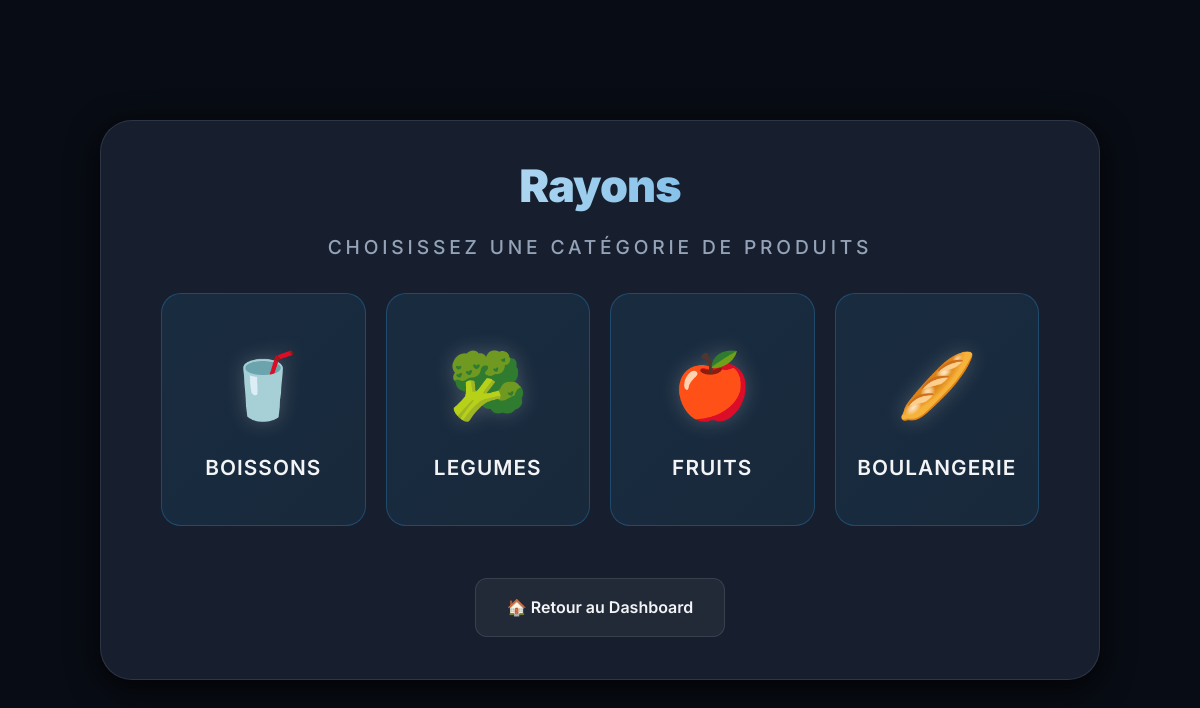
Screenshot of /index.php?action=rayons with the database file from the repository.
### tables this page shows
CREATE TABLE `famille` (
  `IdFamille` int(11) NOT NULL,
  `NomFamille` varchar(100) NOT NULL
);

### controllers/ControllerCatalog.php (called while the page is built, shortened)
<?php
class ControllerCatalog {
    private $modele;
    public function __construct($modele) {
        $this->modele = $modele;
    }
    public function rayons() {
        $familles = $this->modele->getFamilles();
        require 'views/pages/rayons.php';
        require 'views/layout.php';
    }
}

### models/Modele.php (called while the page is built, shortened)
<?php
class Modele {
    private $bdd;
    public function __construct() {
        try {
            $this->bdd = new PDO('mysql:host=localhost;dbname=supermarche;charset=utf8', 'root', '');
            $this->bdd->setAttribute(PDO::ATTR_ERRMODE, PDO::ERRMODE_EXCEPTION);
        } catch (PDOException $e) {
            die("Erreur de connexion : " . $e->getMessage());
        }
    }
    public function getFamilles() {
        $sql = "SELECT * FROM famille";
        $sth = $this->bdd->prepare($sql);
        $sth->execute();
        return $sth->fetchAll(PDO::FETCH_OBJ);
    }
}
?>

### views/pages/rayons.php (the view)
<div class="titre-1">Rayons</div>
<div class="titre-2">Choisissez une catégorie de produits</div>
<div class="nav-grid">
    <?php foreach ($familles as $f):
        $emoji = "🛒";
        $nom = strtolower(trim($f->NomFamille));
        if(strpos($nom, 'boisson') !== false) $emoji = "🥤";
        elseif(strpos($nom, 'légume') !== false || strpos($nom, 'legume') !== false) $emoji = "🥦";
        elseif(strpos($nom, 'fruit') !== false) $emoji = "🍎";
        elseif(strpos($nom, 'boulangerie') !== false || strpos($nom, 'pain') !== false) $emoji = "🥖";
        elseif(strpos($nom, 'viande') !== false || strpos($nom, 'boucherie') !== false) $emoji = "🥩";
        elseif(strpos($nom, 'poisson') !== false) $emoji = "🐟";
        elseif(strpos($nom, 'lait') !== false || strpos($nom, 'fromage') !== false) $emoji = "🧀";
        elseif(strpos($nom, 'hygiène') !== false || strpos($nom, 'beaute') !== false) $emoji = "🧼";
    ?>
    <a href="index.php?action=produits&famille=<?= $f->IdFamille ?>" class="nav-card accent" style="padding: 40px 20px;">
        <div class="emoji" style="font-size: 4rem;"><?= $emoji ?></div>
        <span style="font-size: 1.3rem; text-transform: uppercase; letter-spacing: 0.05em;"><?= htmlspecialchars($f->NomFamille) ?></span>
    </a>
    <?php endforeach; ?>
</div>
<div class="zone-boutons" style="justify-content: center; margin-top: 40px;">
    <a href="index.php" class="btn-carre" style="max-width: 250px; background: rgba(255,255,255,0.05); border: 1px solid var(--glass-border);">🏠 Retour au Dashboard</a>
</div>

### css/style.css (style rules this page uses)
:root { --bg-color: #080c14; --card-bg: rgba(30, 41, 59, 0.7); --primary: #3498db; --primary-glow: rgba(52, 152, 219, 0.5); --text-main: #f3f4f6; --text-dim: #94a3b8; --glass-border: rgba(255, 255, 255, 0.1); --glass-shadow: 0 8px 32px 0 rgba(0, 0, 0, 0.8); --transition: all 0.3s cubic-bezier(0.4, 0, 0.2, 1); }
* { box-sizing: border-box; }
body { margin: 0; padding: 0; background-color: var(--bg-color); color: var(--text-main); font-family: 'Inter', system-ui, -apple-system, sans-serif; line-height: 1.6; min-height: 100vh; display: flex; justify-content: center; align-items: center; overflow-x: hidden; }
.titre-1, .header-box.title { font-size: 2.8rem; font-weight: 900; margin-bottom: 10px; letter-spacing: -0.02em; background: linear-gradient(to right, #fff, #3498db); -webkit-background-clip: text; background-clip: text; -webkit-text-fill-color: transparent; text-align: center; }
.titre-2, .header-box.subtitle { font-size: 1.2rem; font-weight: 500; color: var(--text-dim); margin-bottom: 30px; text-transform: uppercase; letter-spacing: 0.2em; text-align: center; }
.nav-grid { display: grid; grid-template-columns: repeat(auto-fit, minmax(200px, 1fr)); gap: 20px; margin-top: 30px; }
.nav-card { display: flex; flex-direction: column; align-items: center; justify-content: center; padding: 30px 20px; background: rgba(255, 255, 255, 0.03); border: 1px solid var(--glass-border); border-radius: 20px; color: var(--text-main); text-decoration: none; transition: var(--transition); cursor: pointer; }
.nav-card .emoji { font-size: 3rem; margin-bottom: 15px; filter: drop-shadow(0 0 10px rgba(255,255,255,0.2)); transition: var(--transition); }
.nav-card span { font-weight: 600; font-size: 1.1rem; text-align: center; }
.nav-card.accent { background: linear-gradient(135deg, rgba(52, 152, 219, 0.1), rgba(41, 128, 185, 0.1)); border-color: rgba(52, 152, 219, 0.3); }
.bouton-menu, .btn-carre { display: block; width: 100%; padding: 16px 24px; margin: 12px 0; background: rgba(255, 255, 255, 0.05); border: 1px solid var(--glass-border); border-radius: 12px; color: var(--text-main); text-decoration: none; font-weight: 600; font-size: 1rem; transition: var(--transition); cursor: pointer; text-align: center; }
.zone-boutons, .boutons-grid-filaire { display: flex; gap: 15px; margin-top: 30px; }

### rows the page displays
famille: NomFamille "🥤", NomFamille "BOISSONS"
famille: NomFamille "🥦", NomFamille "LEGUMES"
famille: NomFamille "🍎", NomFamille "FRUITS"
famille: NomFamille "🥖", NomFamille "BOULANGERIE"
